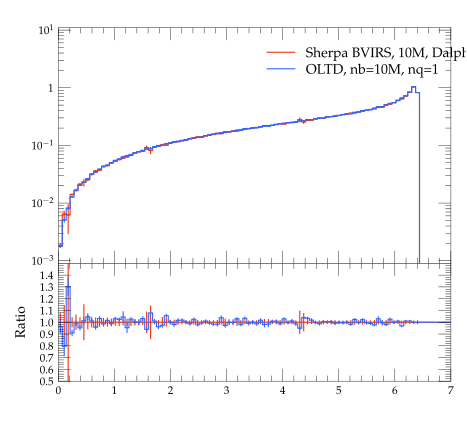

Reproduce this figure in Python.
#! /usr/bin/env python

# This Python script was auto-generated using YODA v2.0.0.
# Analysis object: /evtb/cutEg_t_pt
# Timestamp: 15-04-2024 (14:39:54)

import matplotlib as mpl
import matplotlib.pyplot as plt
mpl.use('Agg') # comment out for interactive use
import os
import numpy as np

plotDir = os.path.split(os.path.realpath(__file__))[0]
if 'YODA_USER_PLOT_PATH' in globals():
    plot_outdir = globals()['YODA_USER_PLOT_PATH']
else:
    plot_outdir = plotDir

#plot style
plt.style.use(os.path.join(plotDir, '../default.mplstyle'))
# plot metadata
figW, figH = plt.rcParams['figure.figsize']
ax_xLabel = r''
ax_yLabel = r''
ax_title  = r''
ax_xScale = 'linear'
ax_yScale = 'log'
xLims = (0.0, 7.0)
yLims = (0.0009000000000000001, 11.0)

# TeX-friendly labels for the legend
labels = [ r"Sherpa BVIRS, 10M, Dalpha=0.01", r"OLTD, nb=10M, nq=1" ]

# Create figure and axis objects
fig, (ax, ratio0_ax) = plt.subplots(2, 1, sharex=True,
                  figsize=(figW,figH), gridspec_kw={'height_ratios': (2, 1)})
ratio0_ax.yaxis.set_major_locator(mpl.ticker.MultipleLocator(0.1))
ratio0_ax.set_ylim(0.5, 1.4999)
ratio0_ax.set_ylabel('Ratio')

# LineColor map: curve index -> color
linecolors = {0: '#EE3311', 1: '#3366FF'}
# the numerical data is stored in a separate file
dataf = dict()
prefix = os.path.split(__file__)[0]
if prefix:    prefix = prefix + '/'
exec(open(prefix+'cutEg_t_pt__data.py').read(), dataf)


legend_handles = [] # keep track of handles for the legend

# style options for curves
# starts at zorder>=5 to draw curve on top of legend
styles = {
  'curve0': {
    'color' : linecolors[0],
    'linestyle' : '-',
    'marker' : 'o',
    'zorder' : 5,
    'histstyle' : True,
  },
  'curve1': {
    'color' : linecolors[1],
    'linestyle' : '-',
    'marker' : 'o',
    'zorder' : 6,
    'histstyle' : True,
  },
}
# curve from input yoda files in main panel
for label in dataf['yvals'].keys():
    if all(np.isnan(v) for v in dataf['yvals'][label]):
        continue
    tmp = None
    if styles[label]['histstyle']: # draw as histogram
        tmp, = ax.plot(dataf['xedges'], dataf['yedges'][label],
                       color=styles[label]['color'],
                       linestyle=styles[label]['linestyle'],
                       drawstyle='steps-pre', solid_joinstyle='miter',
                       zorder=styles[label]['zorder'], label=label)
        ax.errorbar(dataf['xpoints'], dataf['yvals'][label], color=styles[label]['color'],
                    xerr=dataf['xerrs'], yerr=[dataf['ydowns'][label], dataf['yups'][label]],
                    linestyle='none', zorder=styles[label]['zorder'])
    else: # draw as scatter
        tmp = ax.errorbar(dataf['xpoints'], dataf['yvals'][label],
                          xerr=dataf['xerrs'],
                          yerr=[ dataf['ydowns'][label],
                          dataf['yups'][label] ],
                          fmt=styles[label]['marker'],
                          ecolor=styles[label]['color'],
                          color=styles[label]['color'], zorder=2)
        tmp[-1][0].set_linestyle(styles[label]['linestyle'])
    legend_handles += [tmp]
    for varLabel in dataf['variation_yvals'].keys():
        if varLabel.startswith(label):
            tmp, = ax.plot(dataf['xedges'], dataf['variation_yvals'][varLabel],
                           color=styles[label]['color'],
                           linestyle=styles[label]['linestyle'],
                           drawstyle='steps-pre', solid_joinstyle='miter',
                           zorder=styles[label]['zorder'], alpha=0.5)


# plots on ratio panel
# curve from input yoda files in ratio panel
for label, yvals in dataf['ratio0_yvals'].items():
    if all(np.isnan(v) for v in yvals):
        continue
    if styles[label]['histstyle']: # plot as histogram
        ratio0_ax.plot(dataf['xedges'], yvals,
                       color=styles[label]['color'],
                       linestyle=styles[label]['linestyle'],
                       drawstyle='steps-pre', zorder=1,
                       solid_joinstyle='miter')
        ratio0_ax.vlines(dataf['xpoints'],
                         dataf['ratio0_ymin'][label],
                         dataf['ratio0_ymax'][label],
                         color=styles[label]['color'], zorder=1)
    else: # plot as scatter
        tmp = ratio0_ax.errorbar(dataf['xpoints'],
                                 yvals, xerr=dataf['xerrs'],
                                 yerr=dataf['ratio0_yerrs'][label],
                                 fmt=styles[label]['marker'],
                                 ecolor=styles[label]['color'],
                                 color=styles[label]['color'])
        tmp[-1][0].set_linestyle(styles[label]['linestyle'])

    for varlabel in dataf['ratio0_variation_vals'].keys():
        if varlabel.startswith(label):
            ratio0_ax.plot(dataf['xedges'],
                            dataf['ratio0_variation_vals'][varlabel],
                            color=styles[label]['color'],
                            linestyle=styles[label]['linestyle'],
                            drawstyle='steps-pre', solid_joinstyle='miter',
                            zorder=1, alpha=0.5)

legend_pos = (0.5, 0.97)
ax.legend(legend_handles, labels, loc='upper left', bbox_to_anchor=legend_pos)

# set plot metadata as defined above
ratio0_ax.set_xlabel(ax_xLabel)
ratio0_ax.xaxis.set_label_coords(1., -.15)
ax.set_ylabel(ax_yLabel, loc='top')
ax.set_title(ax_title, loc='left')
ax.set_xscale(ax_xScale)
ax.set_yscale(ax_yScale)
ax.set_xlim(xLims)
ax.set_ylim(yLims)

# tick formatting
plt.rcParams['xtick.top'] = True
plt.rcParams['ytick.right'] = True
ax.yaxis.set_major_locator(mpl.ticker.LogLocator(base=10.0, numticks=np.inf))
ax.yaxis.set_minor_locator(mpl.ticker.LogLocator(
                           base=10.0, subs=np.arange(0.1, 1, 0.1), numticks=np.inf))
fig.align_ylabels((ax, ratio0_ax))
plt.savefig(os.path.join(plot_outdir, 'cutEg_t_pt.pdf'), format='PDF')
plt.savefig(os.path.join(plot_outdir, 'cutEg_t_pt.png'), format='PNG')

plt.close(fig)
